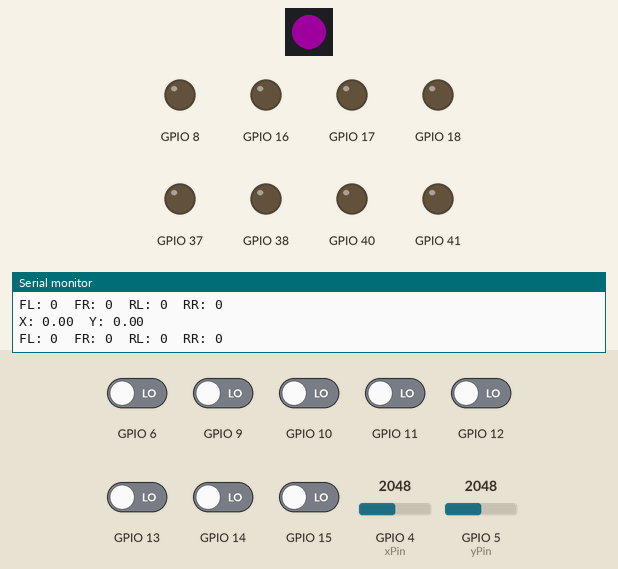
This program was run on a simulated ESP32-S3. On the bench: 1 RGB LEDs in strip order, left to right, output pins drawn as LEDs (lit = HIGH), the last lines printed to the serial monitor. The inputs (shaded band) are chosen by the test bench; at power-on: GPIO 6, GPIO 9–15 LOW, GPIO 4 (xPin) = 2048, GPIO 5 (yPin) = 2048. Dim RGB values are drawn brighter than linear.

Above: at 3.2 s.
3.3 s: GPIO 4 (xPin) set to 2866
At 3.9 s:
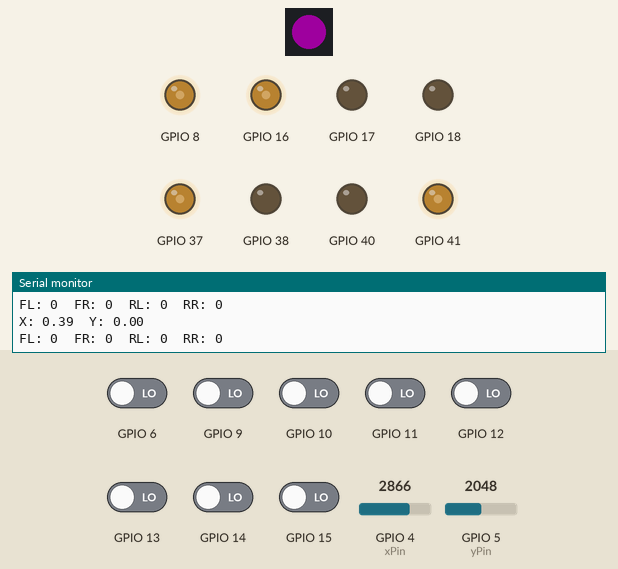
4.8 s: GPIO 5 (yPin) set to 2866
At 5.6 s:
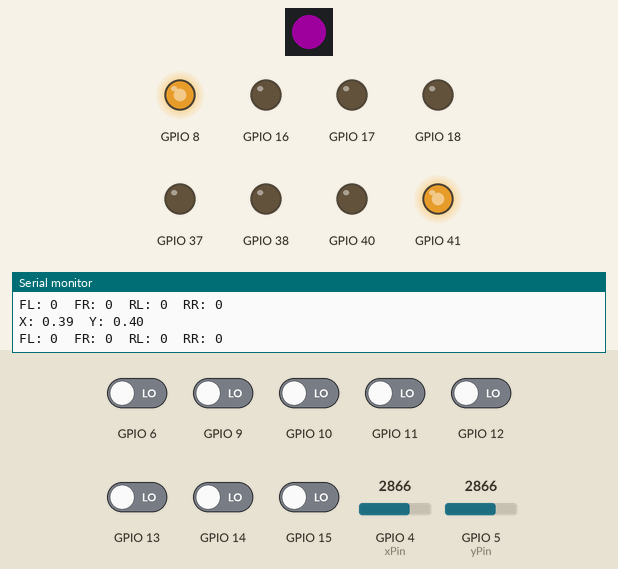
6.3 s: GPIO 4 (xPin) set to 3603
At 6.7 s:
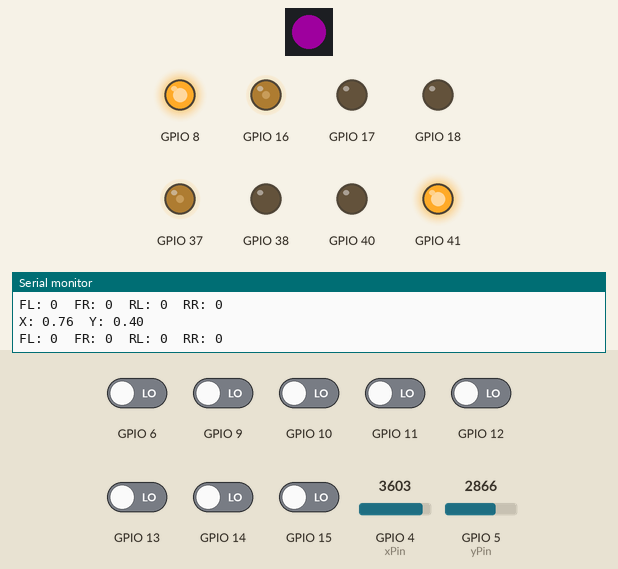
7.8 s: GPIO 5 (yPin) set to 2047
At 8.5 s:
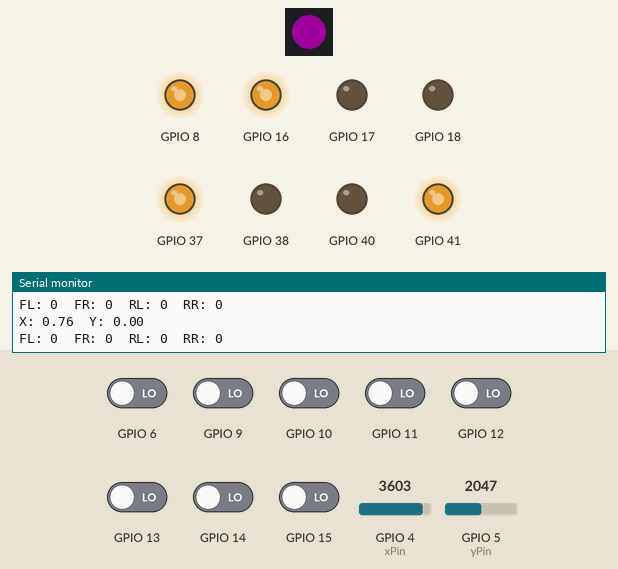
9.3 s: GPIO 4 (xPin) set to 4095
At 10.3 s:
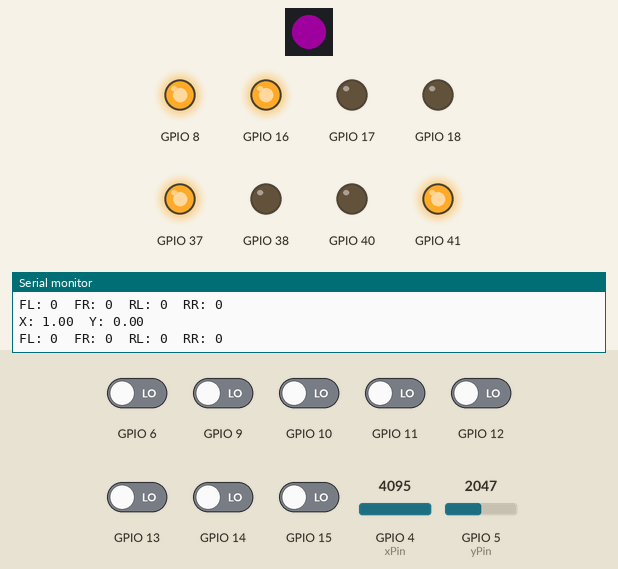
10.8 s: GPIO 5 (yPin) set to 1228
At 11.3 s:
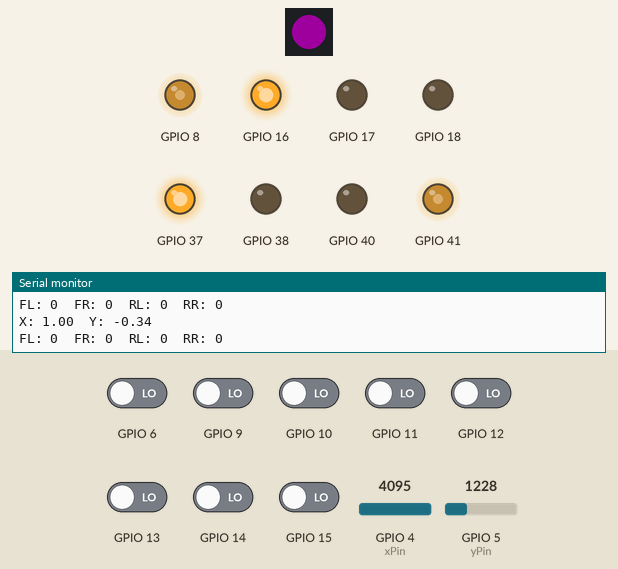
Timing chart, 0 to 13.3 s (numbered marks = the images above; inputs shaded):
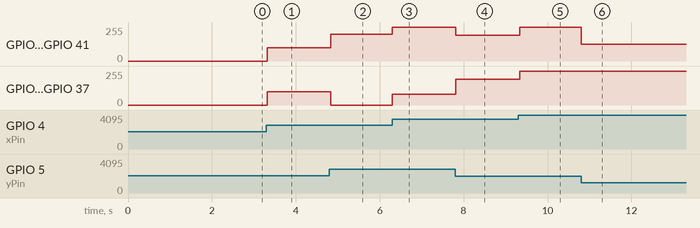

Measured:
- after the input at 3.3 s, GPIO 8, GPIO 16, GPIO 37, GPIO 41: 0/255 → 100/255 at once
- after the input at 4.8 s, GPIO 8, GPIO 41: 100/255 → 201/255 at once; GPIO 16, GPIO 37: 100/255 → 0/255 at once
- after the input at 6.3 s, GPIO 8, GPIO 41: 201/255 → 255/255 at once; GPIO 16, GPIO 37: 0/255 → 79/255 at once
- after the input at 7.8 s, GPIO 8, GPIO 41: 255/255 → 192/255 at once; GPIO 16, GPIO 37: 79/255 → 192/255 at once
- after the input at 9.3 s, GPIO 8, GPIO 16, GPIO 37, GPIO 41: 192/255 → 255/255 at once
- after the input at 10.8 s, GPIO 8, GPIO 41: 255/255 → 126/255 at once

The program:

main.cpp
```cpp
#include <Arduino.h>

#include "../include/onboardLed.hpp"
#include "../include/externalLed.hpp"
#include "../include/joystick.hpp"
#include "../include/motor.hpp"
#include "../include/drive.hpp"
#include "../include/encoder.hpp"

constexpr int externalLedPin = 2;

void setup()
{
    // Start serial comms
    Serial.begin(115200);
    delay(2000);

    Serial.println("Argus testing joystick");

    // Init relevant hardware
    OnboardLed::setup();
    Joystick::setup();
    Drive::setup();
    Encoder::setup();

    // Set the onboard LED to purple once at startup
    Serial.println("Setting onboard LED to purple");
    OnboardLed::setColor(OnboardLed::purple);
}

void loop()
{
    float x = Joystick::getNormalizedX();
    float y = Joystick::getNormalizedY();

    Serial.print("X: ");
    Serial.print(x);

    Serial.print("\tY: ");
    Serial.println(y);

    // Read encoders
    Serial.print("FL: ");
    Serial.print(Encoder::getCount(Motor::MotorId::frontLeft));

    Serial.print("\tFR: ");
    Serial.print(Encoder::getCount(Motor::MotorId::frontRight));

    Serial.print("\tRL: ");
    Serial.print(Encoder::getCount(Motor::MotorId::rearLeft));

    Serial.print("\tRR: ");
    Serial.println(Encoder::getCount(Motor::MotorId::rearRight));

    Drive::move(x, y);

    delay(50);
}
```

drive.hpp
```cpp
#pragma once

namespace Drive
{
    void setup();

    void move(float x, float y);
}
```

encoder.hpp
```cpp
#pragma once

#include "motor.hpp"

namespace Encoder
{
    void setup();

    long getCount(Motor::MotorId motor);
    void reset(Motor::MotorId motor);
}
```

externalLed.hpp
```cpp
#pragma once

namespace ExternalLed
{
    void setup();
    void on();
    void off();
}
```

joystick.hpp
```cpp
#pragma once

namespace Joystick
{
    constexpr int xCenter = 1964;
    constexpr int yCenter = 1952;
    constexpr int deadzone = 100;

    void setup();

    int getX();
    int getY();

    float getNormalizedX();
    float getNormalizedY();

    bool isXCentered(int x);
    bool isYCentered(int y);
}
```

motor.hpp
```cpp
#pragma once

namespace Motor
{
    enum class MotorId
    {
        frontLeft,
        frontRight,
        rearLeft,
        rearRight
    };

    void setup();

    // configure motor
    void setFreq(MotorId motor, unsigned int freq);
    void setSpeed(MotorId motor, float speed);

    // use to apply motor commands
    void setPWM(MotorId motor);
    void updateSignal(MotorId motor);

    // basic motor commands
    void forward(MotorId motor);
    void backward(MotorId motor);
    void stop(MotorId motor);
}
```

onboardLed.hpp
```cpp
#pragma once

#include <cstdint>

namespace OnboardLed
{
    // define standard colors
    constexpr uint32_t off    = 0x000000;
    constexpr uint32_t red    = 0xFF0000;
    constexpr uint32_t green  = 0x00FF00;
    constexpr uint32_t blue   = 0x0000FF;
    constexpr uint32_t purple = 0xFF00FF;
    constexpr uint32_t white  = 0xFFFFFF;

    void setup();
    void setColor(uint32_t color);
    void clear();
}
```

drive.cpp
```cpp
#include <Arduino.h>
#include <math.h>

#include "../include/drive.hpp"
#include "../include/motor.hpp"

using Id = Motor::MotorId;

void Drive::setup()
{
    Motor::setup();
}

// TODO: test both move and specific motion cmds (then delete one--you don't need both)

void Drive::move(float x, float y)
{
    float frontLeft  = y + x;
    float frontRight = y - x;
    float rearLeft   = y - x;
    float rearRight  = y + x;

    // Normalize so no wheel exceeds 100% command
    float maxSpeed = max(1.0f, max(abs(frontLeft),
                     max(abs(frontRight),
                     max(abs(rearLeft), abs(rearRight)))));

    frontLeft  /= maxSpeed;
    frontRight /= maxSpeed;
    rearLeft   /= maxSpeed;
    rearRight  /= maxSpeed;

    // Set desired motor speeds
    Motor::setSpeed(Id::frontLeft, frontLeft);
    Motor::setSpeed(Id::frontRight, frontRight);
    Motor::setSpeed(Id::rearLeft, rearLeft);
    Motor::setSpeed(Id::rearRight, rearRight);

    // Apply PWM signals to motors
    Motor::updateSignal(Id::frontLeft);
    Motor::updateSignal(Id::frontRight);
    Motor::updateSignal(Id::rearLeft);
    Motor::updateSignal(Id::rearRight);
}
```

encoder.cpp
```cpp
#include <Arduino.h>

#include "../include/encoder.hpp"

namespace
{
    struct EncoderPins
    {
        int pinA;
        int pinB;
    };

    struct EncoderState
    {
        volatile long count = 0;
        uint8_t previousState = 0;
    };

    // Make sure these match the schematic (if you change them)
    constexpr EncoderPins frontLeftPins  = {6, 15};
    constexpr EncoderPins frontRightPins = {9, 10};
    constexpr EncoderPins rearLeftPins   = {12, 11};
    constexpr EncoderPins rearRightPins  = {14, 13};

    EncoderState frontLeftState;
    EncoderState frontRightState;
    EncoderState rearLeftState;
    EncoderState rearRightState;

    // Protect shared encoder state between ISR and main loop
    portMUX_TYPE encoderMux = portMUX_INITIALIZER_UNLOCKED;

    EncoderState* getState(Motor::MotorId motor)
    {
        switch (motor)
        {
            case Motor::MotorId::frontLeft:
                return &frontLeftState;

            case Motor::MotorId::frontRight:
                return &frontRightState;

            case Motor::MotorId::rearLeft:
                return &rearLeftState;

            case Motor::MotorId::rearRight:
                return &rearRightState;
        }

        return nullptr;
    }

    void ARDUINO_ISR_ATTR handleTransition(
        EncoderState* state,
        const EncoderPins& pins)
    {
        uint8_t a = digitalRead(pins.pinA);
        uint8_t b = digitalRead(pins.pinB);

        uint8_t currentState = (a << 1) | b;

        portENTER_CRITICAL_ISR(&encoderMux);

        uint8_t transition =
            (state->previousState << 2) | currentState;

        switch (transition)
        {
            // Positive rotation
            case 0b0010:
            case 0b1011:
            case 0b1101:
            case 0b0100:
                state->count++;
                break;

            // Negative rotation
            case 0b0001:
            case 0b0111:
            case 0b1110:
            case 0b1000:
                state->count--;
                break;

            default:
                break;
        }

        state->previousState = currentState;

        portEXIT_CRITICAL_ISR(&encoderMux);
    }

    // Each interrupt callback should identify its own encoder
    void ARDUINO_ISR_ATTR frontLeftISR()
    {
        handleTransition(&frontLeftState, frontLeftPins);
    }

    void ARDUINO_ISR_ATTR frontRightISR()
    {
        handleTransition(&frontRightState, frontRightPins);
    }

    void ARDUINO_ISR_ATTR rearLeftISR()
    {
        handleTransition(&rearLeftState, rearLeftPins);
    }

    void ARDUINO_ISR_ATTR rearRightISR()
    {
        handleTransition(&rearRightState, rearRightPins);
    }

    void initializeEncoder(
        const EncoderPins& pins,
        EncoderState* state,
        void (*isr)())
    {
        pinMode(pins.pinA, INPUT);
        pinMode(pins.pinB, INPUT);

        uint8_t a = digitalRead(pins.pinA);
        uint8_t b = digitalRead(pins.pinB);

        state->previousState = (a << 1) | b;

        attachInterrupt(
            digitalPinToInterrupt(pins.pinA),
            isr,
            CHANGE
        );

        attachInterrupt(
            digitalPinToInterrupt(pins.pinB),
            isr,
            CHANGE
        );
    }
}

void Encoder::setup()
{
    initializeEncoder(
        frontLeftPins, &frontLeftState, frontLeftISR);

    initializeEncoder(
        frontRightPins, &frontRightState, frontRightISR);

    initializeEncoder(
        rearLeftPins, &rearLeftState, rearLeftISR);

    initializeEncoder(
        rearRightPins, &rearRightState, rearRightISR);
}

long Encoder::getCount(Motor::MotorId motorId)
{
    EncoderState* state = getState(motorId);

    if (state == nullptr)
        return 0;

    portENTER_CRITICAL(&encoderMux);
    long count = state->count;
    portEXIT_CRITICAL(&encoderMux);

    return count;
}

void Encoder::reset(Motor::MotorId motorId)
{
    EncoderState* state = getState(motorId);

    if (state == nullptr)
        return;

    portENTER_CRITICAL(&encoderMux);
    state->count = 0;
    portEXIT_CRITICAL(&encoderMux);
}
```

externalLed.cpp
```cpp
#include <Arduino.h>

#include "../include/externalLed.hpp"

namespace
{
    constexpr int ledPin = 2;
}

void ExternalLed::setup()
{
    pinMode(ledPin, OUTPUT);
    off();
}

void ExternalLed::on()
{
    digitalWrite(ledPin, HIGH);
}

void ExternalLed::off()
{
    digitalWrite(ledPin, LOW);
}
```

joystick.cpp
```cpp
#include <Arduino.h>

#include "../include/joystick.hpp"

namespace
{
    // Make sure these match the schematic (if you change them)
    constexpr int xPin = 4;
    constexpr int yPin = 5;

    float normalize(int value, int center)
    {
        int offset = value - center;

        if (abs(offset) <= Joystick::deadzone)
            return 0.0f;

        if (offset > 0)
        {
            return static_cast<float>(
                offset - Joystick::deadzone
            ) / (4095 - center - Joystick::deadzone);
        }

        return static_cast<float>(
            offset + Joystick::deadzone
        ) / (center - Joystick::deadzone);
    }
}

void Joystick::setup()
{
    pinMode(xPin, INPUT);
    pinMode(yPin, INPUT);
}

int Joystick::getX()
{
    return analogRead(xPin);
}

int Joystick::getY()
{
    return analogRead(yPin);
}

float Joystick::getNormalizedX()
{
    return normalize(getX(), xCenter);
}

float Joystick::getNormalizedY()
{
    return normalize(getY(), yCenter);
}

bool Joystick::isXCentered(int x)
{
    return x >= xCenter - deadzone &&
           x <= xCenter + deadzone;
}

bool Joystick::isYCentered(int y)
{
    return y >= yCenter - deadzone &&
           y <= yCenter + deadzone;
}
```

motor.cpp
```cpp
#include <Arduino.h>
#include <math.h>

#include "../include/motor.hpp"

// use anonymous namespace for "private" helper functions for motor class
namespace
{
    constexpr uint32_t DEFAULT_FREQ = 20000;
    constexpr uint8_t LEDC_RESOLUTION_BITS = 8;
    constexpr uint32_t LEDC_RESOLUTION = (1 << LEDC_RESOLUTION_BITS) - 1;

    struct MotorConfig
    {
        int fwdPWMPin;
        int backPWMPin;

        uint8_t fwdChannel;
        uint8_t backChannel;

        uint32_t currentFreq;
        float desiredSpeed;
    };

    // Make sure these match the schematic (if you change them)
    MotorConfig motors[] =
    {
        {41, 40, 0, 1, DEFAULT_FREQ, 0.0f}, // Front-left
        {38, 37, 2, 3, DEFAULT_FREQ, 0.0f}, // Front-right
        {17, 16, 4, 5, DEFAULT_FREQ, 0.0f}, // Rear-left
        {8, 18, 6, 7, DEFAULT_FREQ, 0.0f}  // Rear-right
    };

    MotorConfig& getMotor(Motor::MotorId motor)
    {
        return motors[static_cast<int>(motor)];
    }

    void ledcAnalogWrite(uint8_t channel, float speed)
    {
        speed = constrain(speed, 0.0f, 1.0f);

        uint32_t duty = static_cast<uint32_t>(
            speed * LEDC_RESOLUTION
        );

        ledcWrite(channel, duty);
    }
}

// Configure motors
void Motor::setup()
{
    for (MotorConfig& motor : motors)
    {
        ledcSetup(
            motor.fwdChannel,
            motor.currentFreq,
            LEDC_RESOLUTION_BITS
        );

        ledcSetup(
            motor.backChannel,
            motor.currentFreq,
            LEDC_RESOLUTION_BITS
        );

        ledcAttachPin(motor.fwdPWMPin, motor.fwdChannel);
        ledcAttachPin(motor.backPWMPin, motor.backChannel);

        ledcWrite(motor.fwdChannel, 0);
        ledcWrite(motor.backChannel, 0);
    }
}

// Update PWM frequency
void Motor::setFreq(MotorId motor, unsigned int freq)
{
    MotorConfig& config = getMotor(motor);

    config.currentFreq = freq;

    ledcSetup(
        config.fwdChannel,
        config.currentFreq,
        LEDC_RESOLUTION_BITS
    );

    ledcSetup(
        config.backChannel,
        config.currentFreq,
        LEDC_RESOLUTION_BITS
    );
}

// Set desired motor speed
void Motor::setSpeed(MotorId motor, float speed)
{
    MotorConfig& config = getMotor(motor);

    config.desiredSpeed = constrain(speed, -1.0f, 1.0f);
}

// Apply PWM based on desired speed
void Motor::setPWM(MotorId motor)
{
    MotorConfig& config = getMotor(motor);

    if (config.desiredSpeed > 0.0f)
    {
        ledcAnalogWrite(config.backChannel, 0.0f);
        ledcAnalogWrite(config.fwdChannel, config.desiredSpeed);
    }
    else if (config.desiredSpeed < 0.0f)
    {
        ledcAnalogWrite(config.fwdChannel, 0.0f);
        ledcAnalogWrite(config.backChannel, -config.desiredSpeed);
    }
    else
    {
        stop(motor);
    }
}

// Apply the latest motor command
void Motor::updateSignal(MotorId motor)
{
    setPWM(motor);
}

// Forward at full power
void Motor::forward(MotorId motor)
{
    setSpeed(motor, 1.0f);
    updateSignal(motor);
}

// Backward at full power
void Motor::backward(MotorId motor)
{
    setSpeed(motor, -1.0f);
    updateSignal(motor);
}


// Stop motor
void Motor::stop(MotorId motor)
{
    MotorConfig& config = getMotor(motor);

    config.desiredSpeed = 0.0f;

    ledcWrite(config.fwdChannel, 0);
    ledcWrite(config.backChannel, 0);
}
```

onboardLed.cpp
```cpp
#include <Arduino.h>
#include <Adafruit_NeoPixel.h>

#include "../include/onboardLed.hpp"

namespace
{
    constexpr int rgbLedPin = 48;
    constexpr int numPixels = 1;
    constexpr int brightness = 30;

    Adafruit_NeoPixel pixel(
        numPixels,
        rgbLedPin,
        NEO_GRB + NEO_KHZ800
    );
}

void OnboardLed::setup()
{
    pixel.begin();
    pixel.setBrightness(brightness);
    pixel.clear();
    pixel.show();
}

void OnboardLed::setColor(uint32_t color)
{
    pixel.setPixelColor(0, color);
    pixel.show();
}

void OnboardLed::clear()
{
    pixel.clear();
    pixel.show();
}
```
